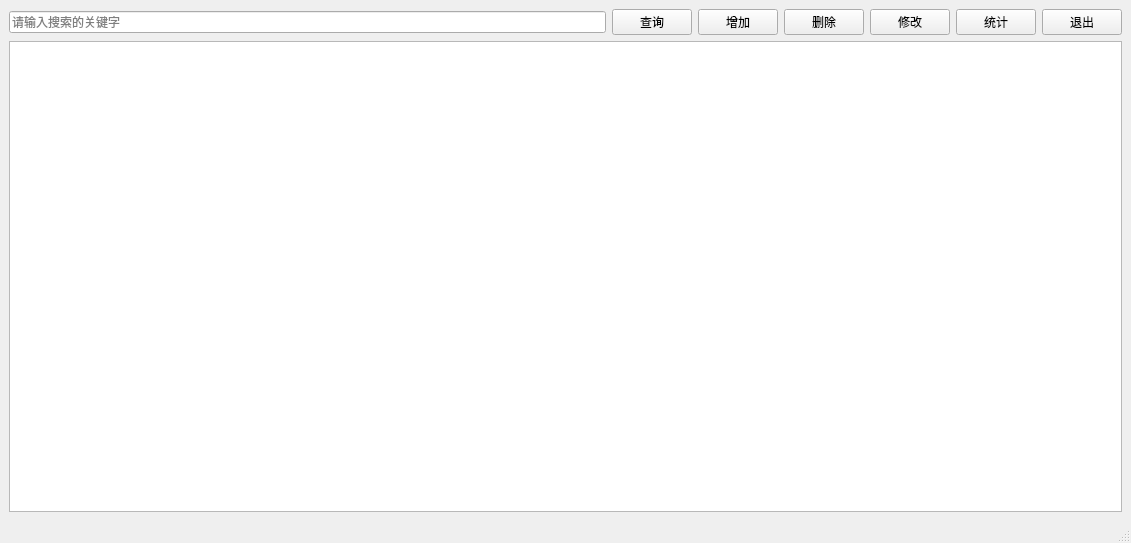
<?xml version="1.0" encoding="UTF-8"?>
<ui version="4.0">
 <class>MainWindow</class>
 <widget class="QMainWindow" name="MainWindow">
  <property name="geometry">
   <rect>
    <x>0</x>
    <y>0</y>
    <width>1131</width>
    <height>543</height>
   </rect>
  </property>
  <property name="windowTitle">
   <string>MainWindow</string>
  </property>
  <widget class="QWidget" name="centralwidget">
   <layout class="QVBoxLayout" name="verticalLayout">
    <item>
     <layout class="QHBoxLayout" name="horizontalLayout">
      <item>
       <widget class="QLineEdit" name="lineEdit_input">
        <property name="placeholderText">
         <string>请输入搜索的关键字</string>
        </property>
       </widget>
      </item>
      <item>
       <widget class="QPushButton" name="pushButton_search">
        <property name="text">
         <string>查询</string>
        </property>
       </widget>
      </item>
      <item>
       <widget class="QPushButton" name="pushButton_add">
        <property name="text">
         <string>增加</string>
        </property>
       </widget>
      </item>
      <item>
       <widget class="QPushButton" name="pushButton_delete">
        <property name="text">
         <string>删除</string>
        </property>
       </widget>
      </item>
      <item>
       <widget class="QPushButton" name="pushButton_update">
        <property name="text">
         <string>修改</string>
        </property>
       </widget>
      </item>
      <item>
       <widget class="QPushButton" name="pushButton_reflash">
        <property name="text">
         <string>统计</string>
        </property>
       </widget>
      </item>
      <item>
       <widget class="QPushButton" name="pushButton_exit">
        <property name="text">
         <string>退出</string>
        </property>
       </widget>
      </item>
     </layout>
    </item>
    <item>
     <widget class="QTableView" name="tableView"/>
    </item>
   </layout>
  </widget>
  <widget class="QMenuBar" name="menubar">
   <property name="geometry">
    <rect>
     <x>0</x>
     <y>0</y>
     <width>1131</width>
     <height>30</height>
    </rect>
   </property>
  </widget>
  <widget class="QStatusBar" name="statusbar"/>
 </widget>
 <resources/>
 <connections/>
</ui>
